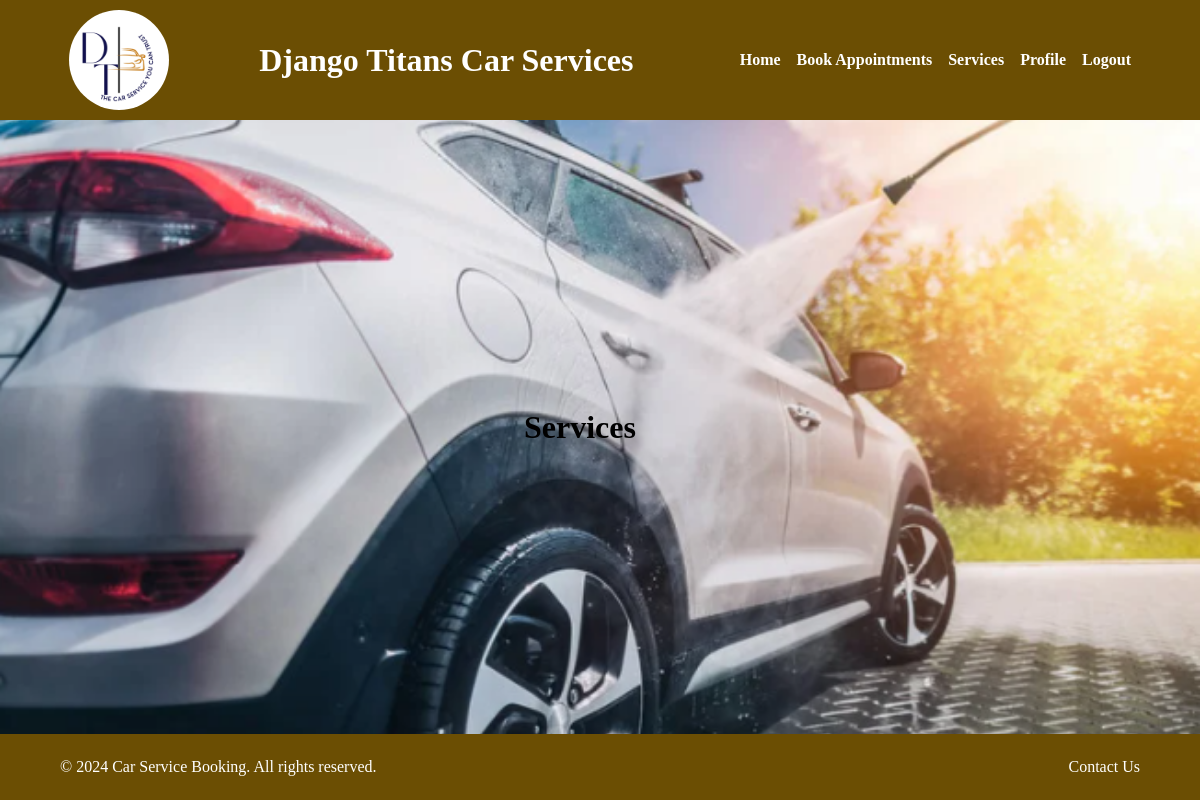
The app's page /car-services/services/ (signed in), older data.
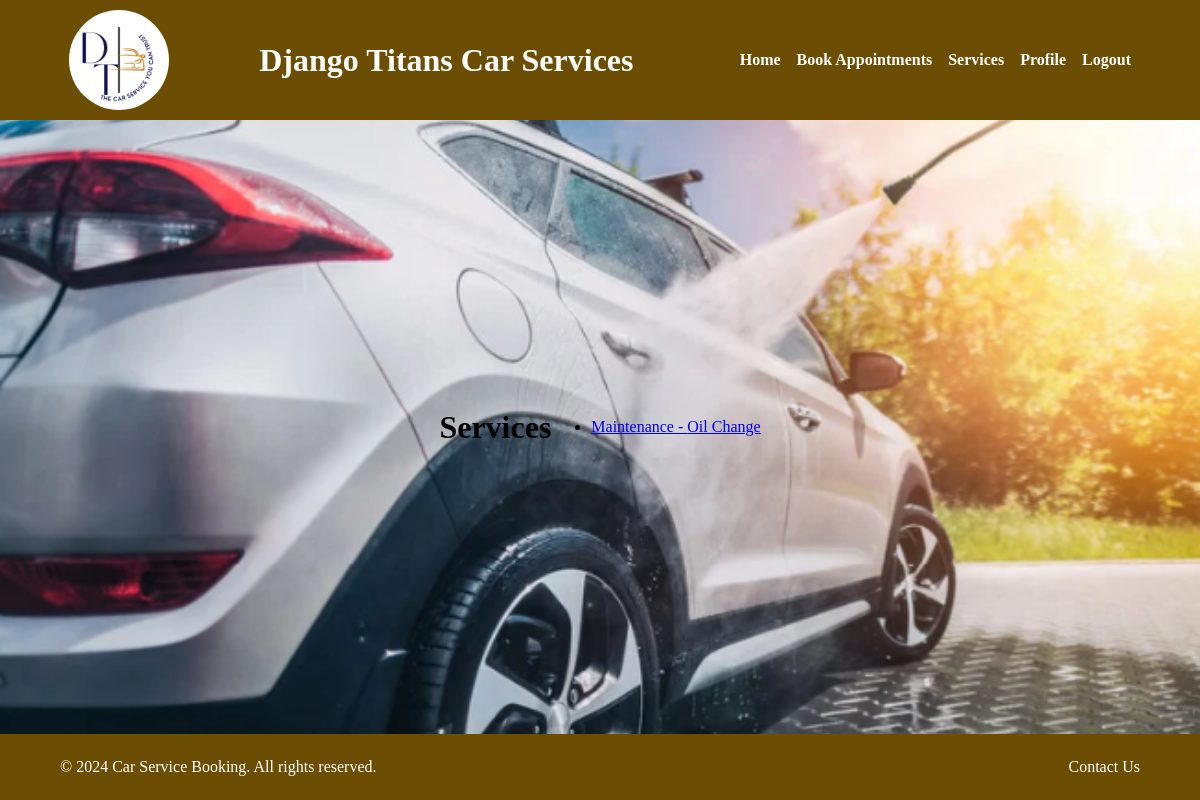
The same page, newer data.
### car_services/models.py (models this page shows, shortened)
class Service(models.Model):
    category = models.CharField(
        max_length=100,
        choices=ServiceCategoryChoices.choices,
        default=ServiceCategoryChoices.MAINTENANCE
    )
    type = models.CharField(
        max_length=100,
        choices=ServiceTypeChoices.choices,
        default=ServiceTypeChoices.OIL_CHANGE
    )
    duration = models.PositiveIntegerField(
        blank=True,
        null=True,
        help_text='Duration in minutes for custom service'
    )

### car_services/views.py (the view)
# urls.py: path('services/', views.service_list, name='services'),
@login_required
def service_list(request):
    services = Service.objects.all()
    return render(request, 'service_list.html', {'services': services})

### car_services/templates/car_services/service_list.html (shortened to what this page needs)
{% extends 'base.html' %}
{% block content %}
<h1>Services</h1>
<ul>
    {% for service in services %}
    <li>
        <a href="{% url 'service_detail' service.pk %}">{{ service.category }} - {{ service.type }}</a>
    </li>
    {% endfor %}
</ul>
{% endblock %}

Row changes from the older to the newer data that the page shows:
added Service: category "Maintenance", type "Oil Change"
